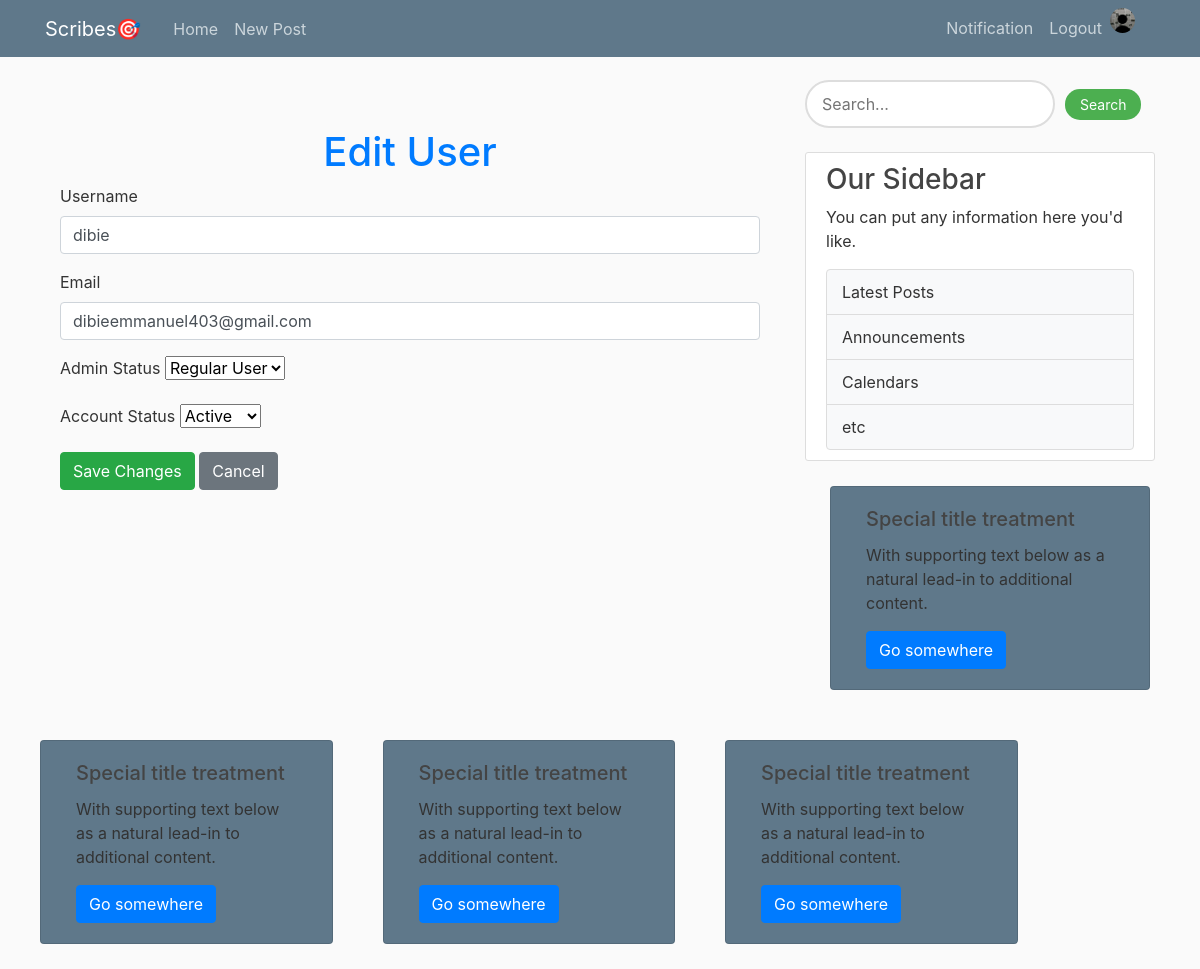
The app's page /admin/edit_user/2 (signed in), older data.
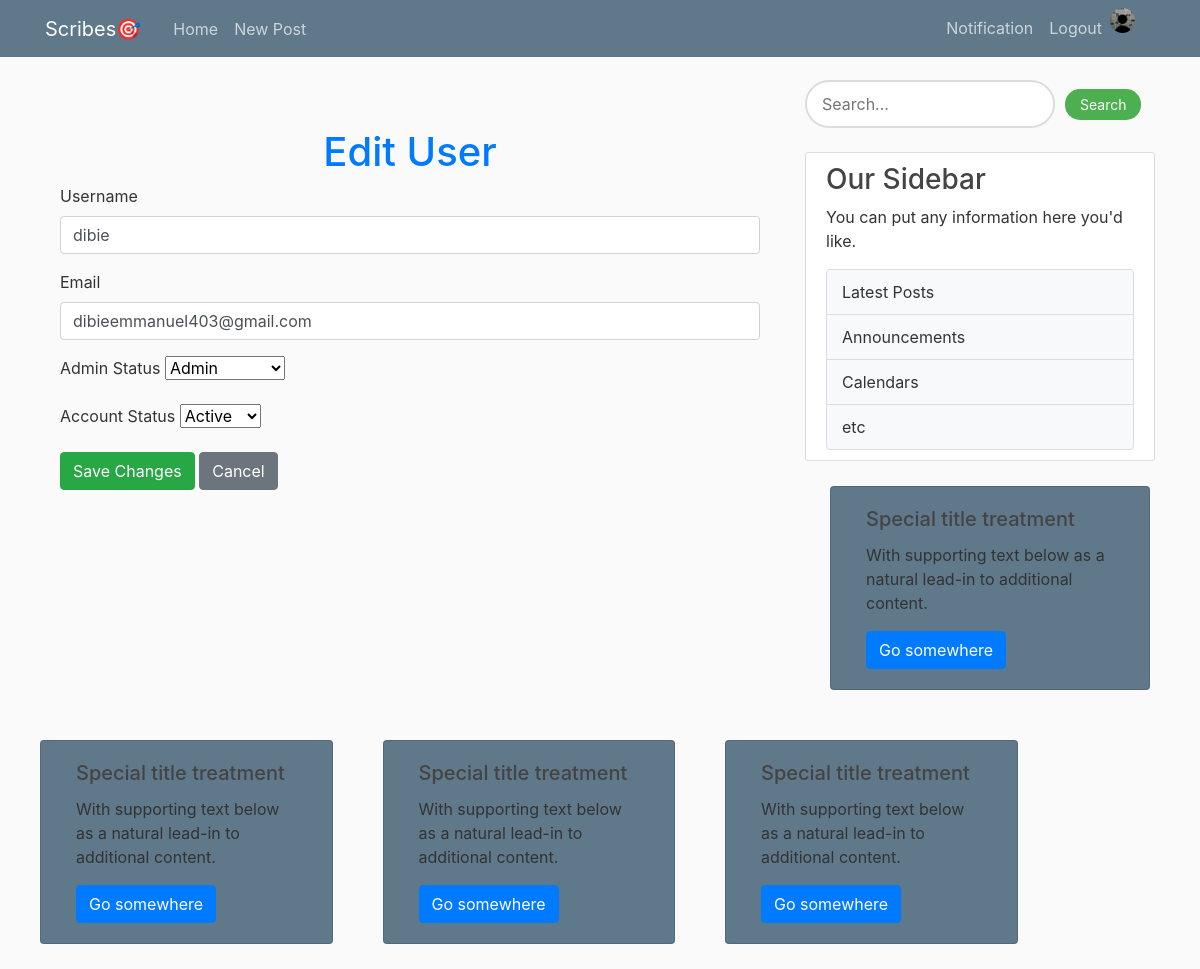
The same page, newer data.
### flaskblog/models.py (models this page shows, shortened)
class User(db.Model, UserMixin):
    id = db.Column(db.Integer, primary_key=True)
    username = db.Column(db.String(20), nullable=False, unique=True)
    email = db.Column(db.String(120), nullable=False, unique=True)
    image_file = db.Column(db.String(20), nullable=False, default='default.jpg')
    password = db.Column(db.String(60), nullable=False)
    posts = db.relationship('Post', backref='author', lazy=True)
    is_admin = db.Column(db.Boolean, nullable=False,default=False)
    Biography= db.Column(db.Text, nullable=False,default='Add A Brief Description About Yourself')

### flaskblog/routes.py (the view, shortened to what this page needs)
@app.route('/admin/edit_user/<int:user_id>', methods=['GET', 'POST'])
@login_required
def edit_user(user_id):
    if current_user.email != 'dibieemmanuel403@gmail.com':
        flash("You are not authorized to perform this action.", "danger")
        return redirect(url_for('admin_page'))
    image_file = url_for('static', filename='profile_pics/' + current_user.image_file)
    user = User.query.get_or_404(user_id)
    return render_template('Admin_edit_user.html', user=user, image_file=image_file)

### flaskblog/models.py (called while the page is built)
@login_manager.user_loader
def load_user(user_id):
    return User.query.get(int(user_id))

### flaskblog/templates/Admin_edit_user.html (shortened to what this page needs)
{% extends "layout.html" %}
{% block content %}
    <div class="container mt-5">
        <h1 class="text-center text-primary">Edit User</h1>
        <form method="POST" action="{{ url_for('edit_user', user_id=user.id) }}">
            <div class="mb-3">
                <label for="username" class="form-label">Username</label>
                <input
                    type="text"
                    class="form-control"
                    id="username"
                    name="username"
                    value="{{ user.username }}"
                    required>
            </div>
            <div class="mb-3">
                <label for="email" class="form-label">Email</label>
                <input
                    type="email"
                    class="form-control"
                    id="email"
                    name="email"
                    value="{{ user.email }}"
                    required>
            </div>
            <div class="mb-3">
                <label for="is_admin" class="form-label">Admin Status</label>
                <select class="form-select" id="is_admin" name="is_admin">
                    <option value="true" {% if user.is_admin %}selected{% endif %}>Admin</option>
                    <option value="false" {% if not user.is_admin %}selected{% endif %}>Regular User</option>
                </select>
            </div>
            <div class="mb-3">
                <label for="is_active" class="form-label">Account Status</label>
                <select class="form-select" id="is_active" name="is_active">
                    <option value="true" {% if user.is_active %}selected{% endif %}>Active</option>
                </select>
            </div>
            <button type="submit" class="btn btn-success">Save Changes</button>
            <a href="{{ url_for('admin_page') }}" class="btn btn-secondary">Cancel</a>
        </form>
    </div>
{% endblock content %}

Row changes from the older to the newer data that the page shows:
changed User "dibie": is_admin "Regular User" → "Admin"
